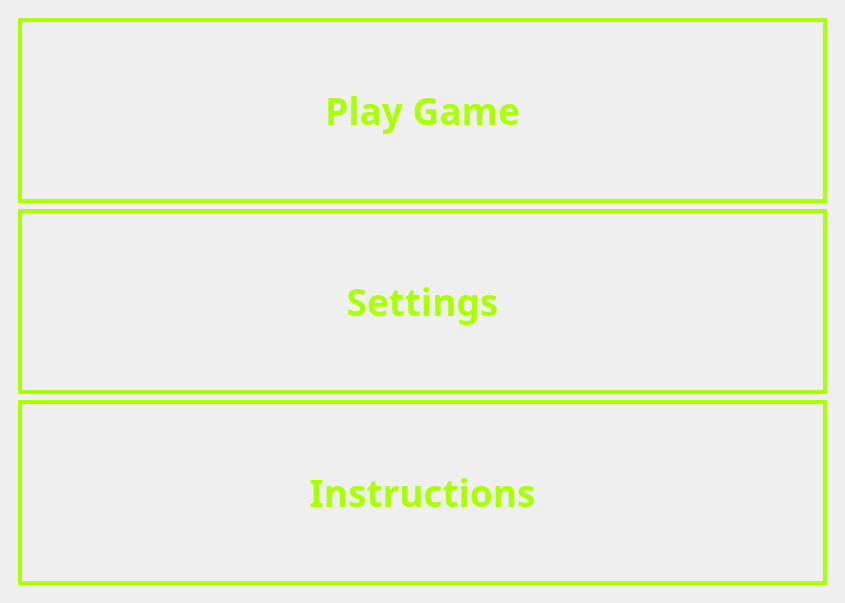
<?xml version="1.0" encoding="UTF-8"?>
<ui version="4.0">
 <class>MainWindow</class>
 <widget class="QMainWindow" name="MainWindow">
  <property name="geometry">
   <rect>
    <x>0</x>
    <y>0</y>
    <width>845</width>
    <height>603</height>
   </rect>
  </property>
  <property name="windowTitle">
   <string>Space Invaders</string>
  </property>
  <property name="styleSheet">
   <string notr="true">background-image: url(:/Images/images/spaceSky.jpg);</string>
  </property>
  <widget class="QWidget" name="centralwidget">
   <layout class="QVBoxLayout" name="verticalLayoutMain">
    <item>
     <widget class="QFrame" name="frame">
      <property name="autoFillBackground">
       <bool>false</bool>
      </property>
      <property name="styleSheet">
       <string notr="true">background-color: rgba(255, 255, 255, 0);</string>
      </property>
      <property name="frameShape">
       <enum>QFrame::Shape::NoFrame</enum>
      </property>
      <property name="frameShadow">
       <enum>QFrame::Shadow::Sunken</enum>
      </property>
      <property name="lineWidth">
       <number>0</number>
      </property>
      <layout class="QVBoxLayout" name="verticalLayoutButtons">
       <item>
        <widget class="QPushButton" name="buttonPlay">
         <property name="sizePolicy">
          <sizepolicy hsizetype="Expanding" vsizetype="Expanding">
           <horstretch>0</horstretch>
           <verstretch>0</verstretch>
          </sizepolicy>
         </property>
         <property name="font">
          <font>
           <family>Magneto</family>
           <pointsize>28</pointsize>
           <italic>false</italic>
           <bold>true</bold>
          </font>
         </property>
         <property name="styleSheet">
          <string notr="true">background-color: transparent;
color: rgb(170, 255, 0);
border: 4px solid rgb(170,255,0)
          </string>
         </property>
         <property name="text">
          <string>Play Game</string>
         </property>
        </widget>
       </item>
       <item>
        <widget class="QPushButton" name="buttonSettings">
         <property name="sizePolicy">
          <sizepolicy hsizetype="Expanding" vsizetype="Expanding">
           <horstretch>0</horstretch>
           <verstretch>0</verstretch>
          </sizepolicy>
         </property>
         <property name="font">
          <font>
           <family>Magneto</family>
           <pointsize>28</pointsize>
           <italic>false</italic>
           <bold>true</bold>
          </font>
         </property>
         <property name="styleSheet">
          <string notr="true">background-color: transparent;
color: rgb(170, 255, 0);
border: 4px solid rgb(170,255,0)
          </string>
         </property>
         <property name="text">
          <string>Settings</string>
         </property>
        </widget>
       </item>
       <item>
        <widget class="QPushButton" name="buttonInstructions">
         <property name="sizePolicy">
          <sizepolicy hsizetype="Expanding" vsizetype="Expanding">
           <horstretch>0</horstretch>
           <verstretch>0</verstretch>
          </sizepolicy>
         </property>
         <property name="font">
          <font>
           <family>Magneto</family>
           <pointsize>28</pointsize>
           <italic>false</italic>
           <bold>true</bold>
          </font>
         </property>
         <property name="styleSheet">
          <string notr="true">background-color: transparent;
color: rgb(170, 255, 0);
border: 4px solid rgb(170,255,0)
          </string>
         </property>
         <property name="text">
          <string>Instructions</string>
         </property>
        </widget>
       </item>
      </layout>
     </widget>
    </item>
   </layout>
  </widget>
 </widget>
 <resources/>
 <connections/>
</ui>
